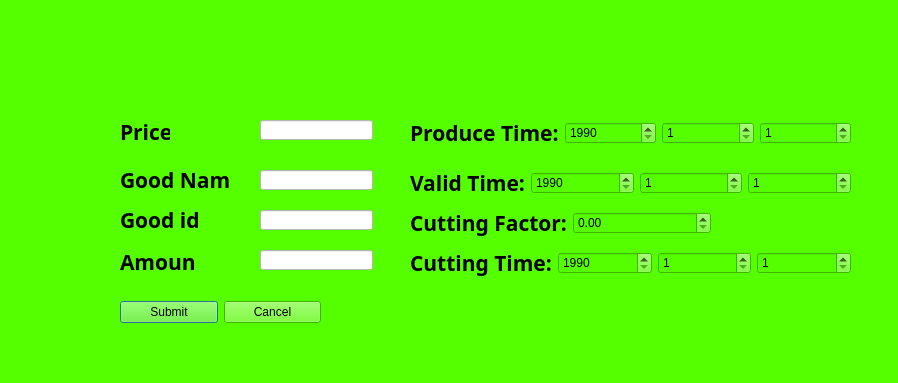
<?xml version="1.0" encoding="UTF-8"?>
<ui version="4.0">
 <class>DailyImporting</class>
 <widget class="QDialog" name="DailyImporting">
  <property name="geometry">
   <rect>
    <x>0</x>
    <y>0</y>
    <width>898</width>
    <height>383</height>
   </rect>
  </property>
  <property name="windowTitle">
   <string>Dialog</string>
  </property>
  <property name="styleSheet">
   <string notr="true">background-color: rgb(85, 255, 0);</string>
  </property>
  <widget class="QWidget" name="layoutWidget_2">
   <property name="geometry">
    <rect>
     <x>410</x>
     <y>210</y>
     <width>301</width>
     <height>26</height>
    </rect>
   </property>
   <layout class="QHBoxLayout" name="horizontalLayout_3">
    <item>
     <widget class="QLabel" name="label_8">
      <property name="font">
       <font>
        <family>方正姚体</family>
        <pointsize>16</pointsize>
        <weight>75</weight>
        <bold>true</bold>
       </font>
      </property>
      <property name="text">
       <string>Cutting Factor:</string>
      </property>
     </widget>
    </item>
    <item>
     <widget class="QDoubleSpinBox" name="factor">
      <property name="maximum">
       <double>1.000000000000000</double>
      </property>
     </widget>
    </item>
   </layout>
  </widget>
  <widget class="QLineEdit" name="Name">
   <property name="geometry">
    <rect>
     <x>260</x>
     <y>170</y>
     <width>113</width>
     <height>20</height>
    </rect>
   </property>
   <property name="styleSheet">
    <string notr="true">background-color: rgb(255, 255, 255);</string>
   </property>
  </widget>
  <widget class="QWidget" name="layoutWidget">
   <property name="geometry">
    <rect>
     <x>410</x>
     <y>120</y>
     <width>441</width>
     <height>26</height>
    </rect>
   </property>
   <layout class="QHBoxLayout" name="horizontalLayout">
    <item>
     <widget class="QLabel" name="label_6">
      <property name="font">
       <font>
        <family>方正姚体</family>
        <pointsize>16</pointsize>
        <weight>75</weight>
        <bold>true</bold>
       </font>
      </property>
      <property name="text">
       <string>Produce Time:</string>
      </property>
     </widget>
    </item>
    <item>
     <widget class="QSpinBox" name="Pyear">
      <property name="minimum">
       <number>1990</number>
      </property>
      <property name="maximum">
       <number>2015</number>
      </property>
     </widget>
    </item>
    <item>
     <widget class="QSpinBox" name="Pmonth">
      <property name="minimum">
       <number>1</number>
      </property>
      <property name="maximum">
       <number>12</number>
      </property>
     </widget>
    </item>
    <item>
     <widget class="QSpinBox" name="Pday">
      <property name="minimum">
       <number>1</number>
      </property>
      <property name="maximum">
       <number>31</number>
      </property>
     </widget>
    </item>
   </layout>
  </widget>
  <widget class="QWidget" name="layoutWidget_3">
   <property name="geometry">
    <rect>
     <x>410</x>
     <y>170</y>
     <width>441</width>
     <height>26</height>
    </rect>
   </property>
   <layout class="QHBoxLayout" name="horizontalLayout_2">
    <item>
     <widget class="QLabel" name="label_7">
      <property name="font">
       <font>
        <family>方正姚体</family>
        <pointsize>16</pointsize>
        <weight>75</weight>
        <bold>true</bold>
       </font>
      </property>
      <property name="text">
       <string>Valid Time:</string>
      </property>
     </widget>
    </item>
    <item>
     <widget class="QSpinBox" name="Vyear">
      <property name="minimum">
       <number>1990</number>
      </property>
      <property name="maximum">
       <number>2020</number>
      </property>
     </widget>
    </item>
    <item>
     <widget class="QSpinBox" name="Vmonth">
      <property name="minimum">
       <number>1</number>
      </property>
      <property name="maximum">
       <number>12</number>
      </property>
     </widget>
    </item>
    <item>
     <widget class="QSpinBox" name="Vday">
      <property name="minimum">
       <number>1</number>
      </property>
      <property name="maximum">
       <number>31</number>
      </property>
     </widget>
    </item>
   </layout>
  </widget>
  <widget class="QLineEdit" name="Price">
   <property name="geometry">
    <rect>
     <x>260</x>
     <y>120</y>
     <width>113</width>
     <height>20</height>
    </rect>
   </property>
   <property name="styleSheet">
    <string notr="true">background-color: rgb(255, 255, 255);</string>
   </property>
  </widget>
  <widget class="QLineEdit" name="Amount">
   <property name="geometry">
    <rect>
     <x>260</x>
     <y>250</y>
     <width>113</width>
     <height>20</height>
    </rect>
   </property>
   <property name="styleSheet">
    <string notr="true">background-color: rgb(255, 255, 255);</string>
   </property>
  </widget>
  <widget class="QLabel" name="label_3">
   <property name="geometry">
    <rect>
     <x>120</x>
     <y>250</y>
     <width>76</width>
     <height>24</height>
    </rect>
   </property>
   <property name="font">
    <font>
     <family>方正姚体</family>
     <pointsize>16</pointsize>
     <weight>75</weight>
     <bold>true</bold>
    </font>
   </property>
   <property name="text">
    <string>Amount:</string>
   </property>
  </widget>
  <widget class="QLineEdit" name="Id">
   <property name="geometry">
    <rect>
     <x>260</x>
     <y>210</y>
     <width>113</width>
     <height>20</height>
    </rect>
   </property>
   <property name="styleSheet">
    <string notr="true">background-color: rgb(255, 255, 255);</string>
   </property>
  </widget>
  <widget class="QLabel" name="label_5">
   <property name="geometry">
    <rect>
     <x>120</x>
     <y>120</y>
     <width>50</width>
     <height>24</height>
    </rect>
   </property>
   <property name="font">
    <font>
     <family>方正姚体</family>
     <pointsize>16</pointsize>
     <weight>75</weight>
     <bold>true</bold>
    </font>
   </property>
   <property name="text">
    <string>Price:</string>
   </property>
  </widget>
  <widget class="QLabel" name="label_2">
   <property name="geometry">
    <rect>
     <x>120</x>
     <y>208</y>
     <width>80</width>
     <height>24</height>
    </rect>
   </property>
   <property name="font">
    <font>
     <family>方正姚体</family>
     <pointsize>16</pointsize>
     <weight>75</weight>
     <bold>true</bold>
    </font>
   </property>
   <property name="text">
    <string>Good id:</string>
   </property>
  </widget>
  <widget class="QWidget" name="layoutWidget_4">
   <property name="geometry">
    <rect>
     <x>410</x>
     <y>250</y>
     <width>441</width>
     <height>26</height>
    </rect>
   </property>
   <layout class="QHBoxLayout" name="horizontalLayout_4">
    <item>
     <widget class="QLabel" name="label_9">
      <property name="font">
       <font>
        <family>方正姚体</family>
        <pointsize>16</pointsize>
        <weight>75</weight>
        <bold>true</bold>
       </font>
      </property>
      <property name="text">
       <string>Cutting Time:</string>
      </property>
     </widget>
    </item>
    <item>
     <widget class="QSpinBox" name="Cyear">
      <property name="minimum">
       <number>1990</number>
      </property>
      <property name="maximum">
       <number>2020</number>
      </property>
     </widget>
    </item>
    <item>
     <widget class="QSpinBox" name="Cmonth">
      <property name="minimum">
       <number>1</number>
      </property>
      <property name="maximum">
       <number>12</number>
      </property>
     </widget>
    </item>
    <item>
     <widget class="QSpinBox" name="Cday">
      <property name="minimum">
       <number>1</number>
      </property>
      <property name="maximum">
       <number>31</number>
      </property>
     </widget>
    </item>
   </layout>
  </widget>
  <widget class="QLabel" name="label">
   <property name="geometry">
    <rect>
     <x>120</x>
     <y>160</y>
     <width>111</width>
     <height>39</height>
    </rect>
   </property>
   <property name="font">
    <font>
     <family>方正姚体</family>
     <pointsize>16</pointsize>
     <weight>75</weight>
     <bold>true</bold>
    </font>
   </property>
   <property name="text">
    <string>Good Name:</string>
   </property>
  </widget>
  <widget class="QWidget" name="">
   <property name="geometry">
    <rect>
     <x>120</x>
     <y>300</y>
     <width>201</width>
     <height>25</height>
    </rect>
   </property>
   <layout class="QHBoxLayout" name="horizontalLayout_5">
    <item>
     <widget class="QPushButton" name="pushButton">
      <property name="text">
       <string>Submit</string>
      </property>
     </widget>
    </item>
    <item>
     <widget class="QPushButton" name="pushButton_2">
      <property name="text">
       <string>Cancel</string>
      </property>
     </widget>
    </item>
   </layout>
  </widget>
 </widget>
 <resources/>
 <connections/>
</ui>
